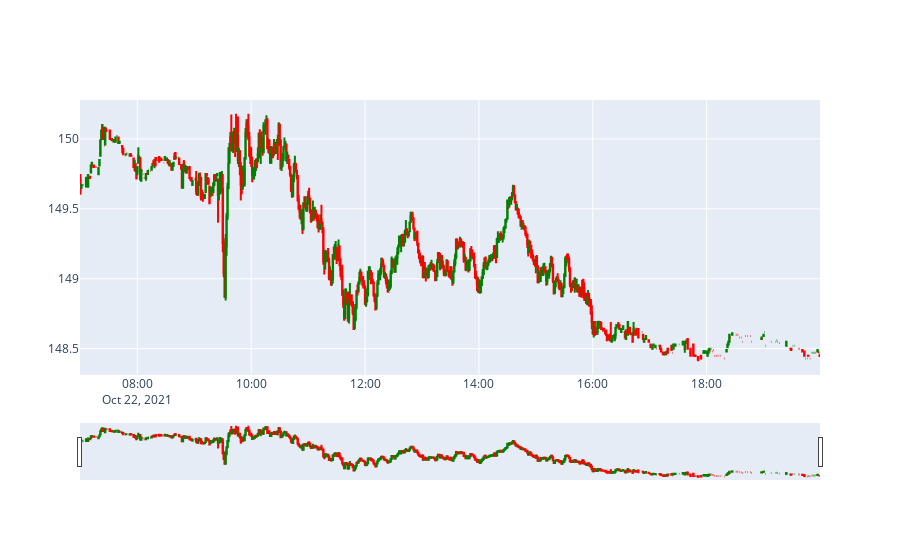
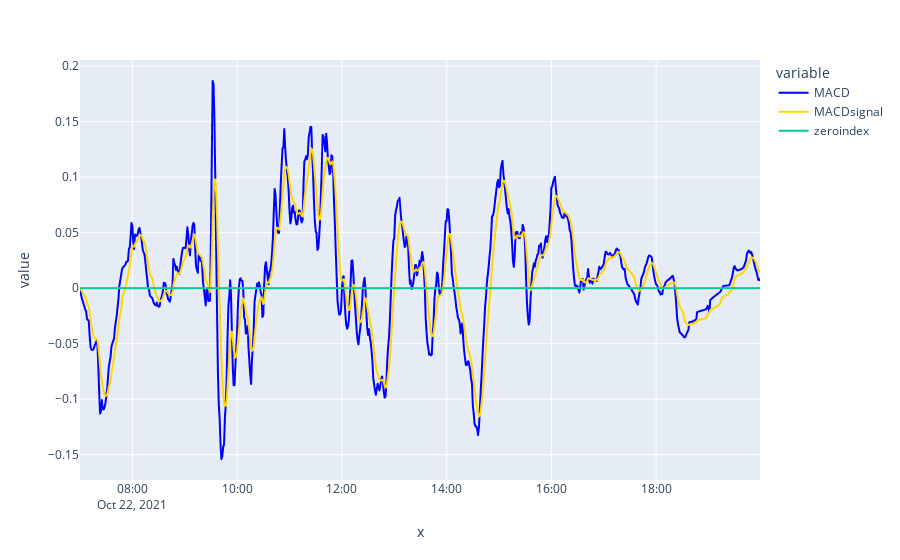
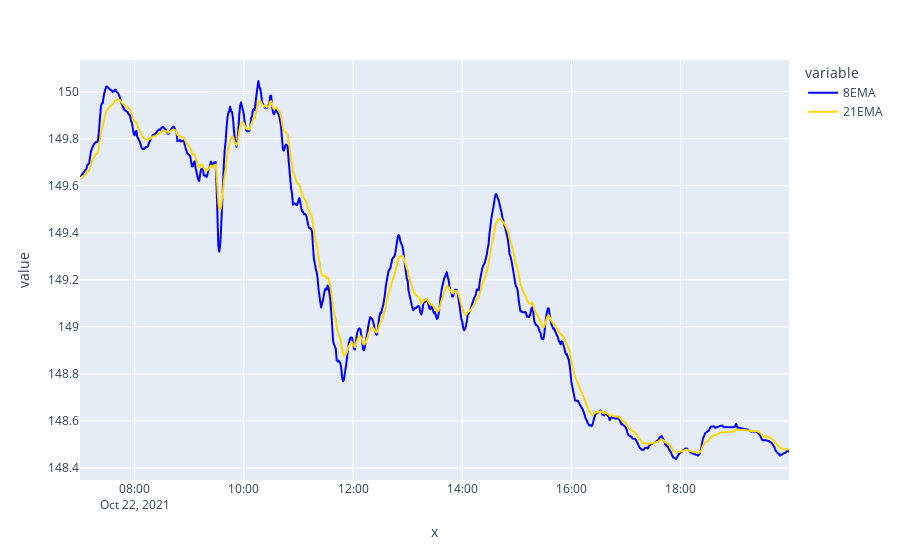
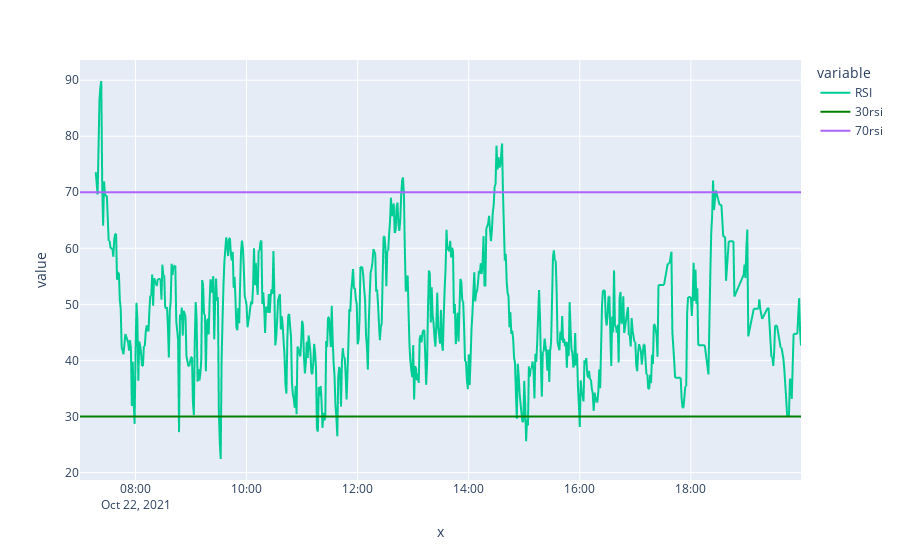

The notebook cell these images were saved under, in order:
### Code cell
import requests
import config
import pandas as pd
#import talib as ta
import matplotlib.pyplot as plt
import pandas_ta as pta
import numpy as np
import plotly.graph_objects as go
from datetime import datetime
import plotly.express as px
from scipy.signal import find_peaks


pd.options.mode.chained_assignment = None  # default='warn'
#daily prices endpoint

#define endpoint
ticker = 'AAPL'
endpoint = r"https://api.tdameritrade.com/v1/marketdata/{}/pricehistory".format(ticker);

#define payload
payload = {'apikey':config.client_id,
	   'periodType':'day',
	   'frequencyType':'minute',
	   'frequency':'1',
	   'period':'1',
#	   'endDate':'1633721305000',
#	   'startDate':'1554535854123',
	   'needExtendedHours':'true'}


#send the request
content = requests.get(url = endpoint, params = payload)

# convert the json string to a dictionary
data = content.json()

# Price and volume data
z = pd.DataFrame(data.get('candles'))
z['Volume'] = z.get('volume')
z['Price'] = z.get('close')

times = []
for epoch in z.get('datetime'):
	times.append(datetime.fromtimestamp(epoch/1000))

fig = go.Figure(data=[go.Candlestick(x=times,
                open=z.get('open'),
                high=z.get('high'),
                low=z.get('low'),
                close=z.get('close'),
				increasing_line_color= 'green', decreasing_line_color= 'red')])

fig.show()

# INDICATORS
# for the EMA, we can use .ewm from the dataframe object
# this line makes an 18 day moving average1
z['8EMA'] = z['close'].ewm(span=8, adjust=False).mean()
z['21EMA'] = z['close'].ewm(span=21, adjust=False).mean()

z['MACD'] = z['21EMA'] - z['8EMA']
z['MACDsignal'] = z['MACD'].ewm(span=9, adjust=False).mean()
z['RSI'] = pta.rsi(z['close'], length = 14)

z['zeroindex'] = 0
z['30rsi'] = 30
z['70rsi'] = 70

# plotting the macd
fig = px.line(z, x=times, y=['MACD', 'MACDsignal', 'zeroindex'], color_discrete_map={'MACD':'blue','MACDsignal':'gold'})
fig.show()

# plotting 8 step and 21 step ema
fig = px.line(z, x=times, y=['8EMA', '21EMA'], color_discrete_map={'8EMA':'blue','21EMA':'gold'} )
fig.show()

# Example commit for new branch
#  

# plotting RSI
fig = px.line(z, x=times, y=['RSI', '30rsi', '70rsi'], color_discrete_map={'30rsi':'green','21EMA':'red'} )
fig.show()

z['RSIsignal'] = 0
z['MACDcross'] = 0

def macd_range( m,upper, lower):
	if m < upper and m > lower:
		return True

# In the future keep track of whether there is a position open
# cant sell if you have nothing

for pos,i in enumerate(z['RSI']):
	if i < 30:
		z['RSIsignal'][pos] = 1
	elif i > 70:
		z['RSIsignal'][pos] = -1
	else:
		z['RSIsignal'][pos] = 0

# Clean this up later
#Find where MACD is between -.5 and .5 AND RSI is > 70 || < 30
# Get the slope of MACD to determine whether to buy or sell
for pos,m in enumerate(z['MACD']):
	#in_range = macd_range(m, .1,-.1)
	#compare the lines between days, and determine when they would cross
	if m > -.1 and m < .1:
		z['MACDcross'][pos] = 1
	else:
		z['MACDcross'][pos] = 0

# Printing out Plots


# fig, axes = plt.subplots(nrows=4, ncols=1, figsize=(20,15))

# z['RSIsignal'].plot(title='RSIsignal', label = 'RSIsignal', color='green', ax = axes[3])
# z['MACDcross'].plot(title='MACDcross', label = 'MACDcross', color='green', ax = axes[4])

# z['Price'].plot(title='Price', label = 'Price', color = 'blue', ax = axes[5])

rsiSet = z['RSIsignal'].copy(deep = True)

num = range(len(z['Price']))
for index ,i in enumerate(z['RSIsignal']):
	if i  == -1:
		# Plot a sell dot	
		rsiSet[index] = z['Price'][index]
		#plt.scatter(z = num[index], y = rsiSet[index], color = 'red',marker = 'o')
		
	elif i == 1:
		# Plot a buy dot
		rsiSet[index] = z['Price'][index]
		#plt.scatter(z = num[index], y = rsiSet[index], color = 'green',marker = 'o',)
		
		# 0 0 0 0 0 0 144 0 0 0 0 0 0 

# Working on displaying Volume
#z['Volume'].plot.bar(width = .2, color = 'green', ax = axes[5])

# Finding Peaks on the Graph

indices = find_peaks(z['RSI'])[0]

fig = go.Figure()
fig.add_trace(go.Scatter(
	y = z['RSI'],
	mode='lines+markers',
	name='Original Plot'
))


fig.add_trace(go.Scatter(
    x=indices,
    y=[z['RSI'][j] for j in indices],
    mode='markers',
    marker=dict(
        size=8,
        color='red',
        symbol='cross'
    ),
    name='Detected Peaks'
))

fig.show()

idx8 = np.argwhere(np.diff(np.sign(z['8EMA'] - z['21EMA']))).flatten()

# z['8EMA'].plot()
# z['21EMA'].plot()
#z['21EMA'].plot(title='EMA', label='21ema', color='orange', ax = axes[1])
#plt.scatter(z['Price'].index[idx8], z['8EMA'][idx8], color='red')

# xcord = []

# for index, i in enumerate(idx8):
# 	xcord.append(z['Price'][idx8].index[index])
# 	print(xcord)
# 	#print(index, i)

fig = go.Figure(data=go.Scatter(x = times, y = z['8EMA'], mode = 'lines'))
fig.add_traces(go.Scatter(x = times, y = z['21EMA'], mode = 'lines'))
fig.add_traces(go.Scatter(x = times, y = z['8EMA'][idx8], mode = 'markers'))
#fig = px.line(z, x=times, y=['8EMA', '21EMA'], color_discrete_map={'8EMA':'blue','21EMA':'gold'} )
fig.show()
#plt.show()


# fig = px.line(z, x=times, y=['8EMA', '21EMA', 'idx8'], color_discrete_map={'8EMA':'blue','21EMA':'gold'} )
# fig.show()

# fig = go.Figure()
# fig.add_trace(go.Scatter(
#     y=z,
#     mode='lines+markers',
#     name='Original Plot'
# ))

# fig.add_trace(go.Scatter(
#     x=indices,
#     y=[z[j] for j in indices],
#     mode='markers',
#     marker=dict(
#         size=8,
#         color='red',
#         symbol='cross'
#     ),
#     name='Detected Peaks'
# ))

#fig.show()

#plt.show()

### Figure 1 — Plotly figure (JSON) as saved in the notebook; plotly's stock layout.template omitted (floating-point values rounded to 4 significant figures; data arrays with more than 128 entries replaced by an {"elided": "..."} marker saying what was removed)
{"data": [{"close": {"elided": "695 float values"}, "decreasing": {"line": {"color": "red"}}, "high": {"elided": "695 float values"}, "increasing": {"line": {"color": "green"}}, "low": {"elided": "695 float values"}, "open": {"elided": "695 float values"}, "type": "candlestick", "x": {"elided": "695 str values"}}], "layout": {}}

### Figure 2 — Plotly figure (JSON) as saved in the notebook; plotly's stock layout.template omitted (floating-point values rounded to 4 significant figures; data arrays with more than 128 entries replaced by an {"elided": "..."} marker saying what was removed)
{"data": [{"hovertemplate": "variable=MACD<br>x=%{x}<br>value=%{y}<extra></extra>", "legendgroup": "MACD", "line": {"color": "blue", "dash": "solid"}, "marker": {"symbol": "circle"}, "mode": "lines", "name": "MACD", "showlegend": true, "type": "scattergl", "x": {"elided": "695 str values"}, "xaxis": "x", "y": {"elided": "695 float values"}, "yaxis": "y"}, {"hovertemplate": "variable=MACDsignal<br>x=%{x}<br>value=%{y}<extra></extra>", "legendgroup": "MACDsignal", "line": {"color": "gold", "dash": "solid"}, "marker": {"symbol": "circle"}, "mode": "lines", "name": "MACDsignal", "showlegend": true, "type": "scattergl", "x": {"elided": "695 str values"}, "xaxis": "x", "y": {"elided": "695 float values"}, "yaxis": "y"}, {"hovertemplate": "variable=zeroindex<br>x=%{x}<br>value=%{y}<extra></extra>", "legendgroup": "zeroindex", "line": {"color": "#00cc96", "dash": "solid"}, "marker": {"symbol": "circle"}, "mode": "lines", "name": "zeroindex", "showlegend": true, "type": "scattergl", "x": {"elided": "695 str values"}, "xaxis": "x", "y": {"elided": "695 int values"}, "yaxis": "y"}], "layout": {"legend": {"title": {"text": "variable"}, "tracegroupgap": 0}, "margin": {"t": 60}, "xaxis": {"anchor": "y", "domain": [0, 1], "title": {"text": "x"}}, "yaxis": {"anchor": "x", "domain": [0, 1], "title": {"text": "value"}}}}

### Figure 3 — Plotly figure (JSON) as saved in the notebook; plotly's stock layout.template omitted (floating-point values rounded to 4 significant figures; data arrays with more than 128 entries replaced by an {"elided": "..."} marker saying what was removed)
{"data": [{"hovertemplate": "variable=8EMA<br>x=%{x}<br>value=%{y}<extra></extra>", "legendgroup": "8EMA", "line": {"color": "blue", "dash": "solid"}, "marker": {"symbol": "circle"}, "mode": "lines", "name": "8EMA", "showlegend": true, "type": "scattergl", "x": {"elided": "695 str values"}, "xaxis": "x", "y": {"elided": "695 float values"}, "yaxis": "y"}, {"hovertemplate": "variable=21EMA<br>x=%{x}<br>value=%{y}<extra></extra>", "legendgroup": "21EMA", "line": {"color": "gold", "dash": "solid"}, "marker": {"symbol": "circle"}, "mode": "lines", "name": "21EMA", "showlegend": true, "type": "scattergl", "x": {"elided": "695 str values"}, "xaxis": "x", "y": {"elided": "695 float values"}, "yaxis": "y"}], "layout": {"legend": {"title": {"text": "variable"}, "tracegroupgap": 0}, "margin": {"t": 60}, "xaxis": {"anchor": "y", "domain": [0, 1], "title": {"text": "x"}}, "yaxis": {"anchor": "x", "domain": [0, 1], "title": {"text": "value"}}}}

### Figure 4 — Plotly figure (JSON) as saved in the notebook; plotly's stock layout.template omitted (floating-point values rounded to 4 significant figures; data arrays with more than 128 entries replaced by an {"elided": "..."} marker saying what was removed)
{"data": [{"hovertemplate": "variable=RSI<br>x=%{x}<br>value=%{y}<extra></extra>", "legendgroup": "RSI", "line": {"color": "#00cc96", "dash": "solid"}, "marker": {"symbol": "circle"}, "mode": "lines", "name": "RSI", "showlegend": true, "type": "scattergl", "x": {"elided": "695 str values"}, "xaxis": "x", "y": {"elided": "695 float values"}, "yaxis": "y"}, {"hovertemplate": "variable=30rsi<br>x=%{x}<br>value=%{y}<extra></extra>", "legendgroup": "30rsi", "line": {"color": "green", "dash": "solid"}, "marker": {"symbol": "circle"}, "mode": "lines", "name": "30rsi", "showlegend": true, "type": "scattergl", "x": {"elided": "695 str values"}, "xaxis": "x", "y": {"elided": "695 int values"}, "yaxis": "y"}, {"hovertemplate": "variable=70rsi<br>x=%{x}<br>value=%{y}<extra></extra>", "legendgroup": "70rsi", "line": {"color": "#ab63fa", "dash": "solid"}, "marker": {"symbol": "circle"}, "mode": "lines", "name": "70rsi", "showlegend": true, "type": "scattergl", "x": {"elided": "695 str values"}, "xaxis": "x", "y": {"elided": "695 int values"}, "yaxis": "y"}], "layout": {"legend": {"title": {"text": "variable"}, "tracegroupgap": 0}, "margin": {"t": 60}, "xaxis": {"anchor": "y", "domain": [0, 1], "title": {"text": "x"}}, "yaxis": {"anchor": "x", "domain": [0, 1], "title": {"text": "value"}}}}
